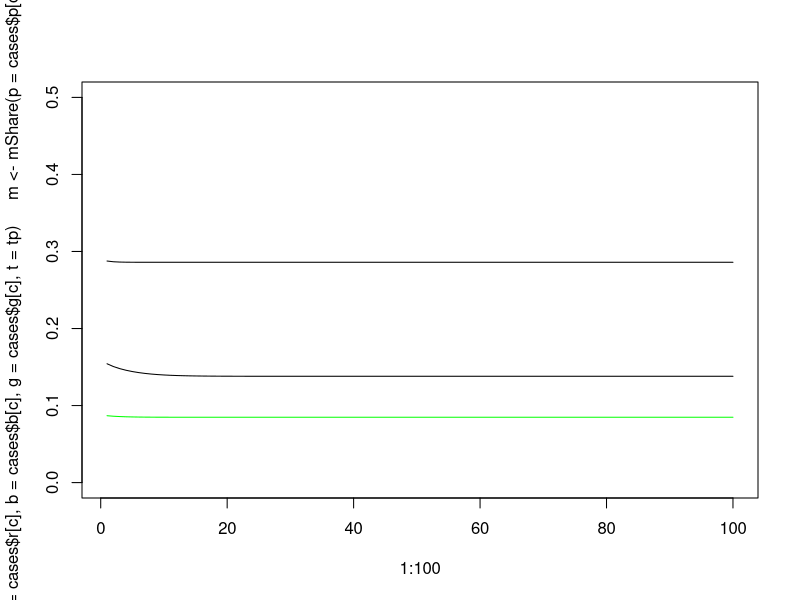

Write the R code that produced this figure.
# Empirical Grounding Table

######################################################
# 2. collect case data and case-based model parameters
# ----------------------------------------------------
# 2.1. Include the data values provided in the paper

cases <- data.frame(caseID=c(   "ExecSearch",    "CrowdFund",    "Patenting"),
                    # MODEL PARAMETERS
                    p=c(                0.16,           0.29,          0.088), # female share among applicants
                    r=c(                0.96,           0.64,           0.86), # rejection rate
                    b=c(              0.6878,         0.1117,         0.5441), # central reapplication rate after rejection
                    g=c(              1.0984,         1.2596,          1.047), # gender difference in reapplication after rejection
                    # OTHER CASE DATA
                    obs.m=c(           21952, round(98131*(1-0.29),0), round(3370800*(1-0.088),0)), # count of men in each case
                    obs.f=c(            1603, round(98131*0.29,0),    round(3370800*0.088,0)), # count of women in each case
                    pr.reapply.m=c( 1-0.2924,        0.13672,         0.5555), # estimates of reapplication probabilities for men
                    pr.reapply.f=c( 1-0.3558,        0.10854,         0.5305)) # estimates of reapplication probabilities for women

# ----------------------------------------------------
# 2.2. Add CIs for g from case data
# standard deviation of binary random variables with probability p is: sqrt(n*p*(1-p))
# There is no formula for the SD of a ratio of 2 random variables even where their individuals SDs are known.
# We simulate to determine the 95% CI of the ratio of the probability that men reapply to the probability that women reapply - our "g" parameter

getGs <- lapply(as.list(1:3),function(c){
  replicate(100000, # generates 100k instances of g (ratio of proportion of men who reapply to proportion of women who reapply)
            (rbinom(n=1,  # rbinom returns number of successes (reapplications) from the same number of men at men's case-identified probability of reapplying
                    size=cases$obs.m[c],
                    prob=cases$pr.reapply.m[c])/cases$obs.m[c])/ # dividing by number of men yields proportion of men who reapplied
              (rbinom(n=1, # rbinom returns number of successes (reapplications) from the same number of women at women's case-identified probability of reapplying
                      size=cases$obs.f[c],
                      prob=cases$pr.reapply.f[c])/cases$obs.f[c])) # dividing by number of women yields proportion of women who reapplied
})

# 95% CI taken from the simulated distribution
cases$glb <- cases$g - (unlist(lapply(getGs,quantile,probs=0.975))-unlist(lapply(getGs,quantile,probs=0.025)))/2 # lower bound of 95%CI
cases$gub <- cases$g + (unlist(lapply(getGs,quantile,probs=0.975))-unlist(lapply(getGs,quantile,probs=0.025)))/2 # upper bound of 95%CI

# analytic solution?
# share of return applicants
fShare <- function(t,p,r,b,g){
  k <- r*b/(1+(b*g)-b)
  return((exp((t+(log(k*p)/(k-1)))*(k-1))-p)/(k-1))
}
mShare <- function(t,p,r,b,g){
  k <- r*b/(1+(b*g)-b)
  return((exp((t+(log((g*k)-(g*p*k))/((g*k)-1)))*((g*k)-1))-(1-p))/((g*k)-1))
}

equilPctF <- function(p,r,b,g){
  #  fShare <- (exp(100*((r*b/(1+(b*g)-b))-1))-p)/((r*b/(1+(b*g)-b))-1)
  #  mShare <- (exp(100*((r*b*g/(1+(b*g)-b))-1))-(1-p))/((r*b*g/(1+(b*g)-b))-1)
  return(fShare(1000,p,r,b,g)/(fShare(1000,p,r,b,g)+mShare(1000,p,r,b,g)))
}

cases$sol.exit0 <- unlist(sapply(1:3,function(c){
  equilPctF(p=cases$p[c],r=cases$r[c],b=cases$b[c],g=cases$g[c])}))

getSBE <- function(pParam,rParam,bParam,gParam){
  q <- equilPctF(pParam,rParam,bParam,gParam)
  r <- rParam
  p <- pParam
  return(c(oddsR = round(((r*q) - q + p)*(1-q) / (q *(q - (q*r) + r - p)),4),
           accM=round((r-1)*(q-1)/(1-p),4),
           accW=round((q-(q*r))/p,4)))
}

sbe <- sapply(1:3,function(c){
  getSBE(pParam=cases$p[c],rParam=cases$r[c],bParam=cases$b[c],gParam=cases$g[c])})

cases$accRateMen <- sbe[2,]
cases$accRateWom <- sbe[3,]
cases$sbuOddsRatio <- sbe[1,]

##########
# 8. Table
# --------

tab2 <- round(rbind(t(cases[,c("p","r","b","g")]),
                    g_ci = ((cases$gub-cases$g)+(cases$g-cases$glb))/2,
                    after20 = unlist(sapply(1:3,function(c){
                      f <- fShare(p=cases$p[c],r=cases$r[c],b=cases$b[c],g=cases$g[c],t=20)
                      m <- mShare(p=cases$p[c],r=cases$r[c],b=cases$b[c],g=cases$g[c],t=20)
                      return(f/(f+m))})),
                    after20ci = unlist(sapply(1:3,function(c){
                      fub <- fShare(p=cases$p[c],r=cases$r[c],b=cases$b[c],g=cases$gub[c],t=20)
                      mub <- mShare(p=cases$p[c],r=cases$r[c],b=cases$b[c],g=cases$gub[c],t=20)
                      flb <- fShare(p=cases$p[c],r=cases$r[c],b=cases$b[c],g=cases$glb[c],t=20)
                      mlb <- mShare(p=cases$p[c],r=cases$r[c],b=cases$b[c],g=cases$glb[c],t=20)
                      return(((flb/(flb+mlb))-(fub/(fub+mub)))/2)})),
                    atEquil = cases$sol.exit0,
                    atEquilci = unlist(sapply(1:3,function(c){
                      eub <- equilPctF(p=cases$p[c],r=cases$r[c],b=cases$b[c],g=cases$gub[c])
                      elb <- equilPctF(p=cases$p[c],r=cases$r[c],b=cases$b[c],g=cases$glb[c])
                      return((elb-eub)/2)})),
                    delta_abs = cases$sol.exit0-cases$p,
                    delta_rel = (cases$sol.exit0-cases$p)/cases$p,
                    t(cases[,c("accRateMen","accRateWom","sbuOddsRatio")]))[,c(1,3,2)],4)
colnames(tab2) <- cases$caseID[c(1,3,2)]
tab2

unlist(sapply(1:3,function(c){equilPctF(p=cases$p[c],r=cases$r[c],b=cases$b[c],g=cases$gub[c])}))
unlist(sapply(1:3,function(c){equilPctF(p=cases$p[c],r=cases$r[c],b=cases$b[c],g=cases$glb[c])}))
unlist(sapply(1:3,function(c){
  f <- fShare(p=cases$p[c],r=cases$r[c],b=cases$b[c],g=cases$g[c],t=100)
  m <- mShare(p=cases$p[c],r=cases$r[c],b=cases$b[c],g=cases$g[c],t=100)
  return(f/(f+m))}))

plot(1:100, 
     unlist(
       sapply(
         1:100,
         function(tp){
           c <- 1
           f <- fShare(p=cases$p[c],r=cases$r[c],b=cases$b[c],g=cases$g[c],t=tp)
           m <- mShare(p=cases$p[c],r=cases$r[c],b=cases$b[c],g=cases$g[c],t=tp)
           return(f/(f+m))
         })),type="l", ylim=c(0,0.5))

lines(1:100, 
     unlist(
       sapply(
         1:100,
         function(tp){
           c <- 2
           f <- fShare(p=cases$p[c],r=cases$r[c],b=cases$b[c],g=cases$g[c],t=tp)
           m <- mShare(p=cases$p[c],r=cases$r[c],b=cases$b[c],g=cases$g[c],t=tp)
           return(f/(f+m))
         })),type="l")

lines(1:100, 
      unlist(
        sapply(
          1:100,
          function(tp){
            c <- 3
            f <- fShare(p=cases$p[c],r=cases$r[c],b=cases$b[c],g=cases$g[c],t=tp)
            m <- mShare(p=cases$p[c],r=cases$r[c],b=cases$b[c],g=cases$g[c],t=tp)
            return(f/(f+m))
          })),type="l",col="green")
